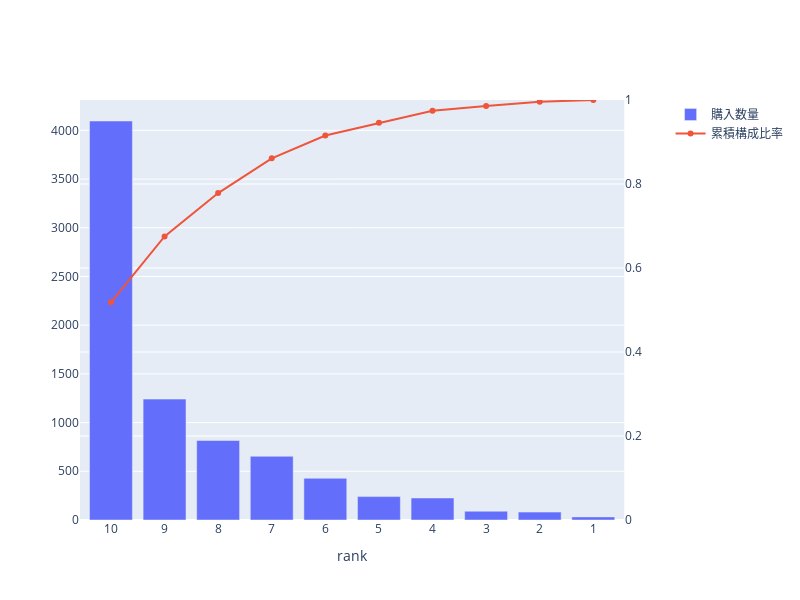

The notebook cell this image was saved under:
### Code cell
# 例題4.1
df_decile = (
    df.filter(pl.col('中分類名')=='加工食品')
    .group_by('細分類名').agg(pl.col('購入数量').sum())
    .select(
        pl.col('購入数量'),
        pl.col('購入数量').qcut(
            np.linspace(0, 1, 11)[1:],
            labels=[str(i) for i in np.arange(1,12)]
        ).alias('rank')
    )
    .group_by('rank').agg(pl.col('購入数量').sum(), pl.col('購入数量').min().alias('閾値'))
    .sort(by='閾値', descending=True)
    .with_columns(pl.col('購入数量').cum_sum().alias('累積購入数量'))
    .with_columns((pl.col('累積購入数量')/pl.col('購入数量').sum()).alias('累積構成比率'))
)

# plot
fig = make_subplots(specs=[[{"secondary_y": True}]])
fig.add_trace(
    go.Bar(x=df_decile['rank'], y=df_decile['購入数量'], name='購入数量'),
    secondary_y=False
)
fig.add_trace(
    go.Scatter(x=df_decile['rank'], y=df_decile['累積構成比率'], name='累積構成比率'),
    secondary_y=True
)
fig.update_xaxes(title_text='rank')
fig.update_yaxes(range=[0, 1], secondary_y=True)
fig.update_layout(width=800, height=600)
fig.show()

### Figure 1 — Plotly figure (JSON) as saved in the notebook; plotly's stock layout.template omitted (floating-point values rounded to 4 significant figures)
{"data": [{"name": "購入数量", "type": "bar", "x": ["10", "9", "8", "7", "6", "5", "4", "3", "2", "1"], "xaxis": "x", "y": [4096, 1241, 816, 654, 428, 240, 226, 90, 81, 32], "yaxis": "y"}, {"name": "累積構成比率", "type": "scatter", "x": ["10", "9", "8", "7", "6", "5", "4", "3", "2", "1"], "xaxis": "x", "y": [0.5182, 0.6752, 0.7785, 0.8612, 0.9154, 0.9457, 0.9743, 0.9857, 0.996, 1], "yaxis": "y2"}], "layout": {"height": 600, "width": 800, "xaxis": {"anchor": "y", "domain": [0, 0.94], "title": {"text": "rank"}}, "yaxis": {"anchor": "x", "domain": [0, 1]}, "yaxis2": {"anchor": "x", "overlaying": "y", "range": [0, 1], "side": "right"}}}
